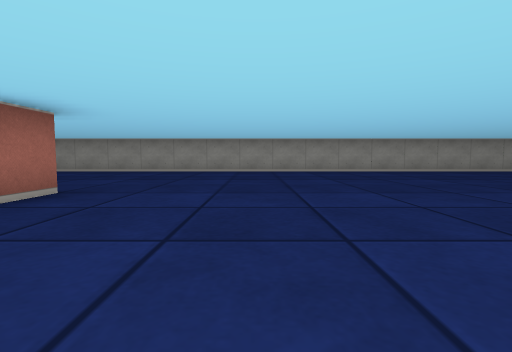
View 1 (above)

22 first-person views from a walk through a cub3D level. The camera is about half as high as the walls, tilts 4° down and sees 85° across. The floor is counted in squares. Each view is taken from the middle of a square. On the plan, view 1 faces up. The plan holds only what a view shows up to about 9 squares ahead; the rest is blank.

View 2
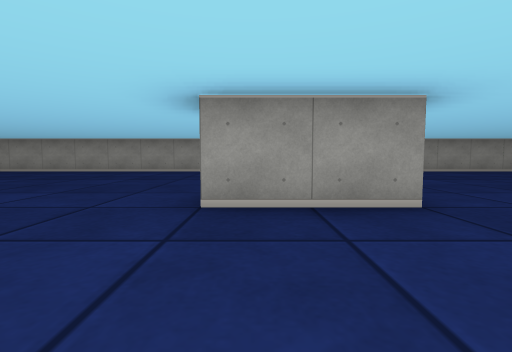

View 3
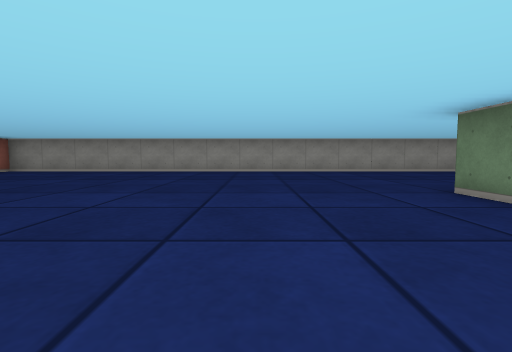

View 4
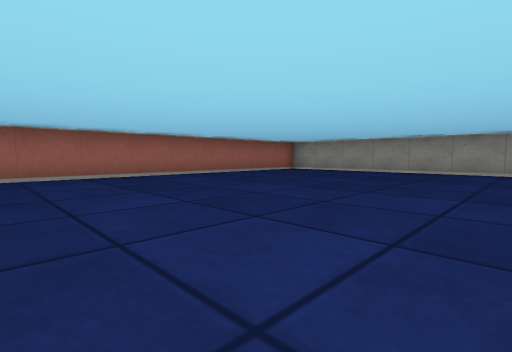

View 5
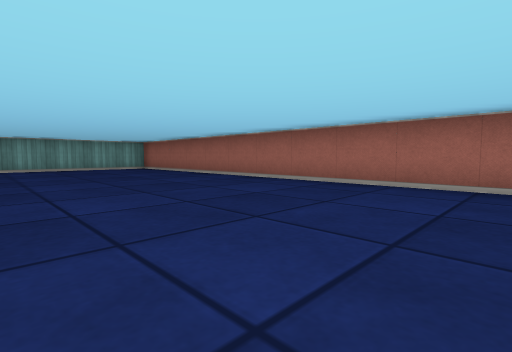

View 6
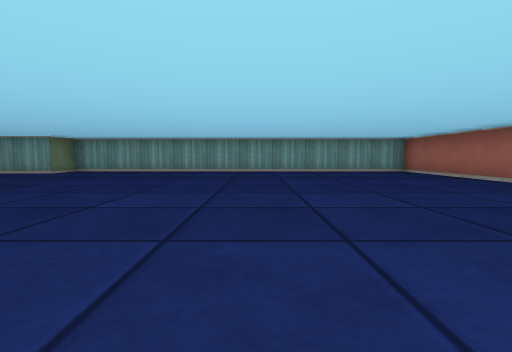

View 7
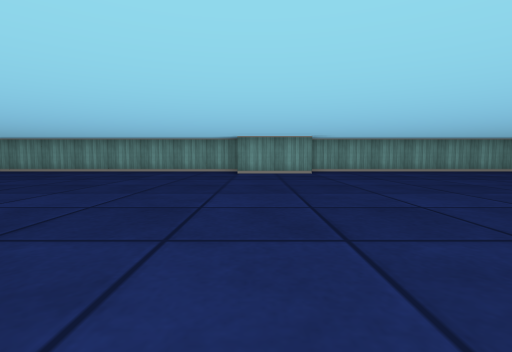

View 8
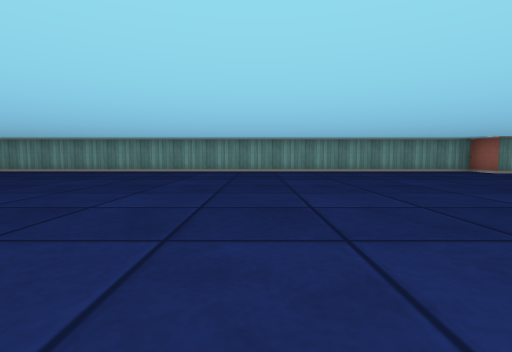

View 9
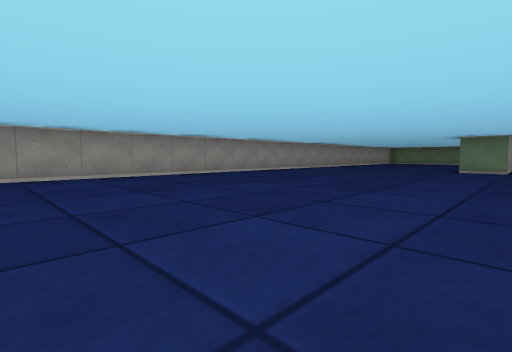

View 10
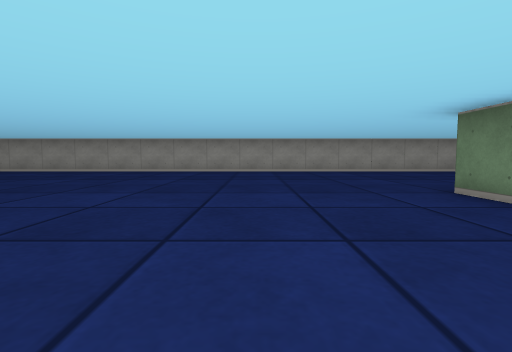

View 11
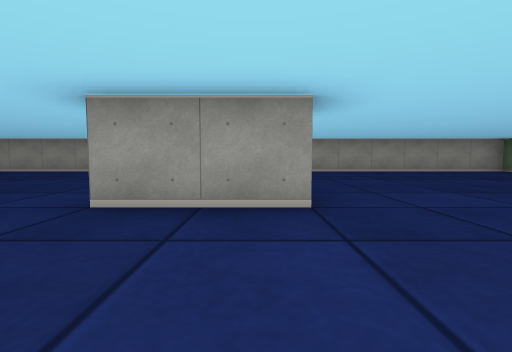

View 12
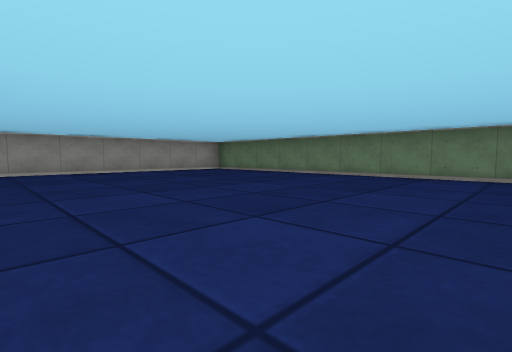

View 13
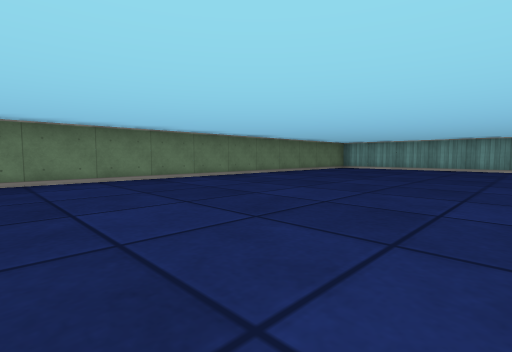

View 14
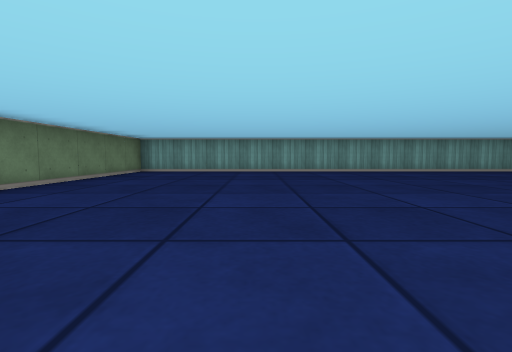

View 15
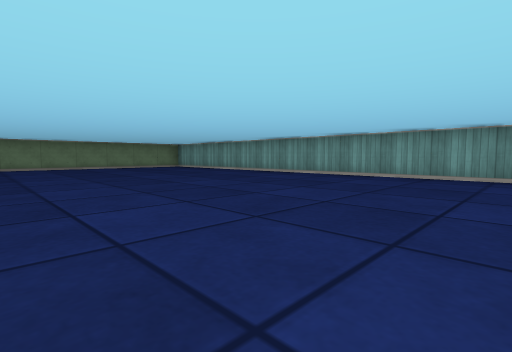

View 16
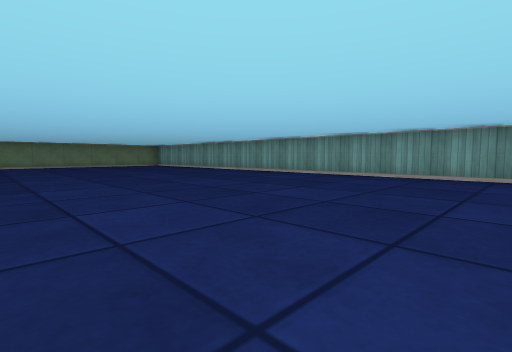

View 17
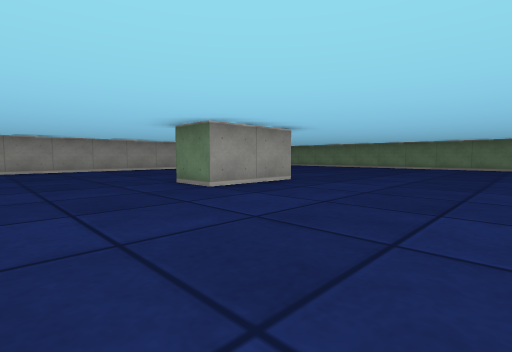

View 18
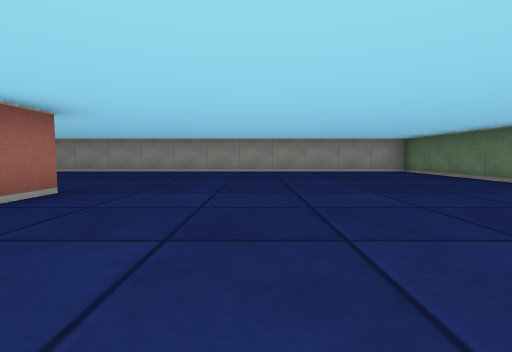

View 19
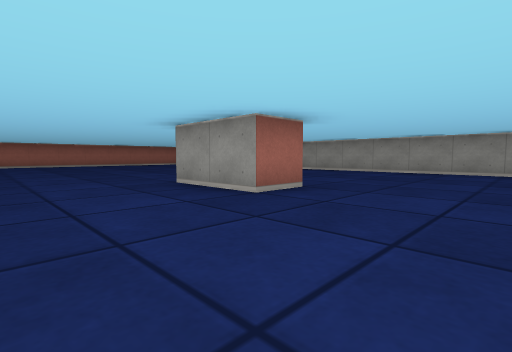

View 20
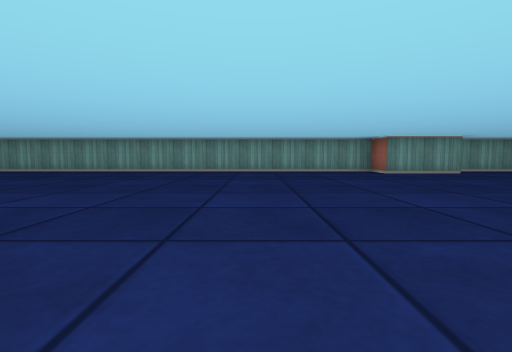

View 21
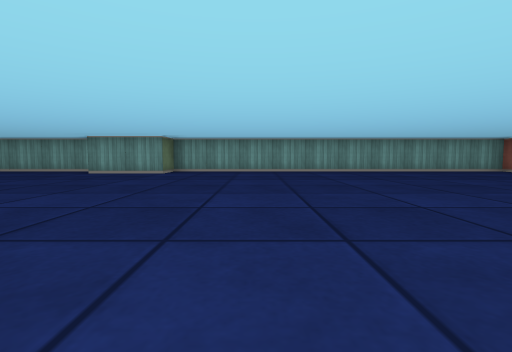

View 22
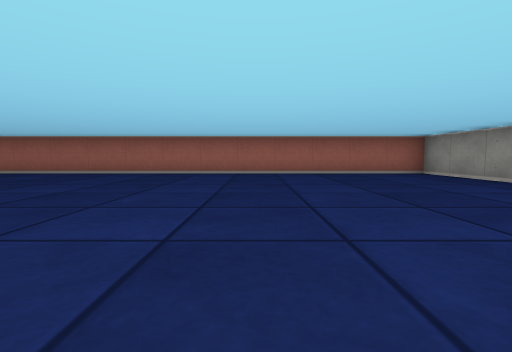

### Floor plan
Points are (right, up) in squares from view 1. A wall is a line through its corners. A room is listed if a view was taken in it or the views show most of it. See-through windows are left out.
Room 1 (views 1, 2, 3, 4, 5, 6, 7, 8, 9, 10, 11, 12, 13, 14, 15, 16, 17, 18, 19, 20, 21, 22)
walls: (-2.5, 3.5) (-2.5, 2.5) (-4.5, 2.5) (-4.5, 3.5); (-2.5, -7.5) (-2.5, -8.5) (22.5, -8.5) (22.5, 8.5) (-14.5, 8.5) (-14.5, -8.5) (-4.5, -8.5) (-4.5, -7.5) (-2.5, -7.5); (15.5, 3.5) (15.5, 2.5) (13.5, 2.5) (13.5, 3.5)

Where each view was taken, in squares from view 1:
view 1: 0 up, 0 right, facing up
view 2: 0 up, 4 left, facing up
view 3: 0 up, 7 left, facing up
view 4: 0 up, 8 left, facing up-left
view 5: 2 up, 10 left, facing down-left
view 6: 0 up, 10 left, facing down
view 7: 0 up, 3 left, facing down
view 8: 0 up, 4 right, facing down
view 9: 2 up, 4 right, facing up-right
view 10: 0 up, 11 right, facing up
view 11: 0 up, 15 right, facing up
view 12: 0 up, 16 right, facing up-right
view 13: 2 up, 17 right, facing down-right
view 14: 0 up, 19 right, facing down
view 15: 2 down, 11 right, facing down-right
view 16: 2 down, 9 right, facing down-right
view 17: 1 down, 11 right, facing up-right
view 18: 0 up, 18 right, facing up
view 19: 0 up, 0 right, facing up-left
view 20: 0 up, 1 right, facing down
view 21: 0 up, 7 left, facing down
view 22: 4 up, 7 left, facing left
